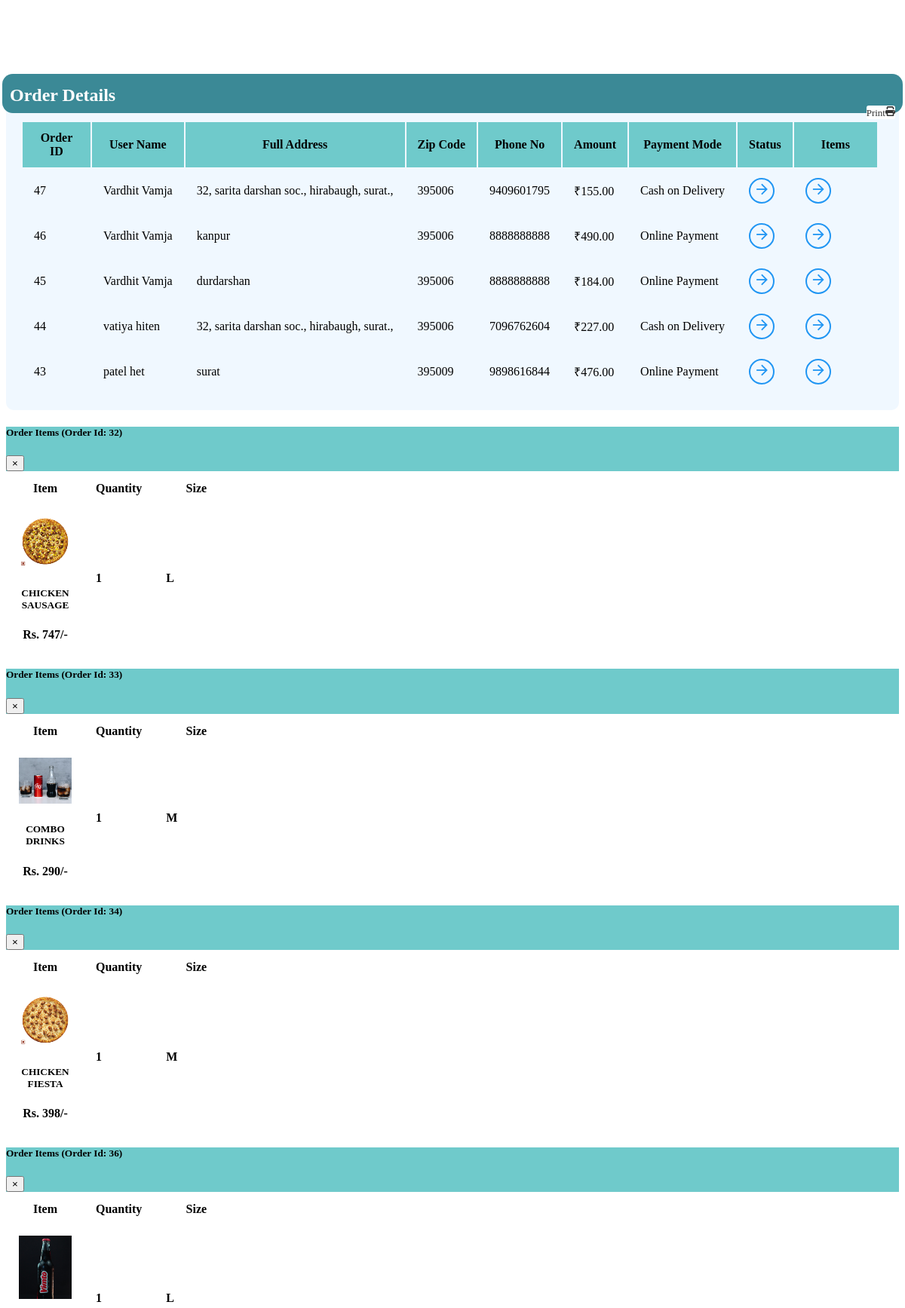
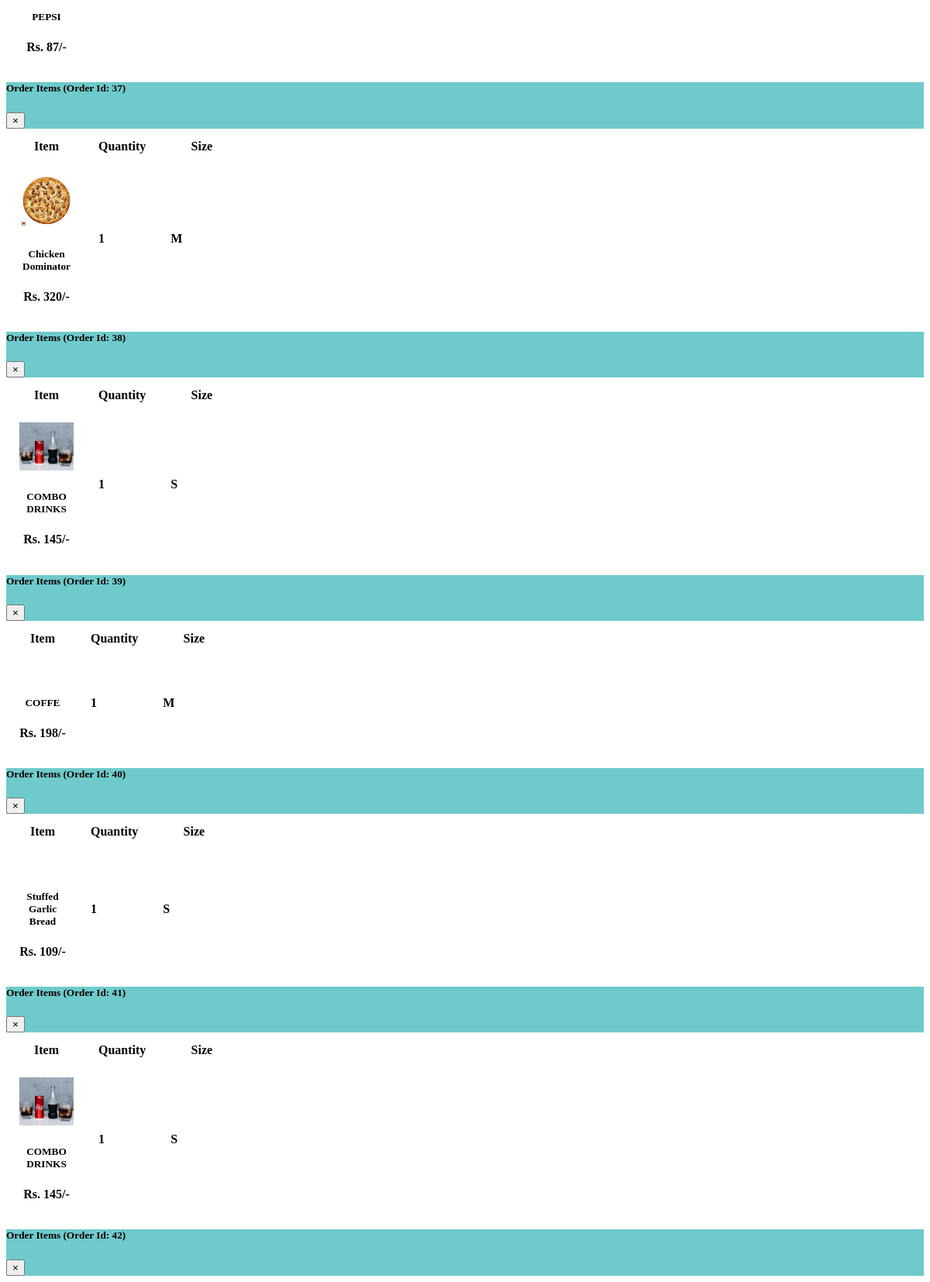
Screenshot of /deliveryboy/orderDetails.php (signed in, upper part) with the database file from the repository (2 pictures, top to bottom).
### tables this page shows
CREATE TABLE `orders` (
  `orderId` int(11) NOT NULL,
  `userId` int(21) NOT NULL,
  `address` varchar(255) NOT NULL,
  `zipCode` int(21) NOT NULL,
  `phoneNo` bigint(21) NOT NULL,
  `amount` decimal(10,2) DEFAULT NULL,
  `payment_id` varchar(100) DEFAULT NULL,
  `paymentMode` enum('0','1') NOT NULL DEFAULT '0' COMMENT '0=cod,1=online',
  `orderStatus` enum('0','1','2','3','4','5','6') NOT NULL DEFAULT '0',
  `size` enum('S','M','L') NOT NULL DEFAULT 'M',
  `createdAt` datetime NOT NULL DEFAULT current_timestamp(),
  `status` enum('pending','completed','cancelled') NOT NULL DEFAULT 'pending',
  `delivery_boy_id` int(11) DEFAULT NULL,
  `deliveryTime` int(11) DEFAULT NULL COMMENT 'Delivery time in minutes',
  `finalDeliveryTime` int(11) DEFAULT NULL
);

CREATE TABLE `users` (
  `id` int(21) NOT NULL,
  `username` varchar(21) NOT NULL,
  `firstName` varchar(21) NOT NULL,
  `lastName` varchar(21) NOT NULL,
  `profilePic` varchar(255) DEFAULT NULL,
  `email` varchar(35) NOT NULL,
  `phone` bigint(20) NOT NULL,
  `password` varchar(255) NOT NULL,
  `joinDate` datetime NOT NULL DEFAULT current_timestamp(),
  `status` enum('active','blocked') NOT NULL DEFAULT 'active'
);

CREATE TABLE `orderitems` (
  `id` int(21) NOT NULL,
  `orderId` int(21) NOT NULL,
  `itemId` int(21) NOT NULL,
  `itemQuantity` int(100) NOT NULL,
  `size` varchar(255) NOT NULL DEFAULT 'M',
  `status` enum('available','out_of_stock') NOT NULL DEFAULT 'available'
);

CREATE TABLE `item` (
  `itemId` int(12) NOT NULL,
  `itemName` varchar(255) NOT NULL,
  `itemImage` varchar(255) DEFAULT NULL,
  `itemPrice` int(12) NOT NULL,
  `itemDesc` text NOT NULL,
  `itemCategorieId` int(12) NOT NULL,
  `itemPubDate` datetime NOT NULL DEFAULT current_timestamp(),
  `status` enum('available','unavailable') NOT NULL DEFAULT 'available'
);

### deliveryboy/partials/_orderItemModal.php (the view, shortened to what this page needs)
<?php
$itemModalSql = "SELECT * FROM `orders`";
$itemModalResult = mysqli_query($conn, $itemModalSql);
while($itemModalRow = mysqli_fetch_assoc($itemModalResult)){
    $orderid = $itemModalRow['orderId'];
?>
<div class="modal fade" id="orderItem<?php echo $orderid; ?>" tabindex="-1" role="dialog" aria-labelledby="orderItem<?php echo $orderid; ?>" aria-hidden="true" style="width: -webkit-fill-available;">
    <div class="modal-dialog modal-dialog-centered modal-lg" role="document">
        <div class="modal-content">
            <div class="modal-header" style="background-color: rgb(111 202 203);">
                <h5 class="modal-title" id="orderItem<?php echo $orderid; ?>">Order Items (<b>Order Id: <?php echo $orderid; ?></b>)</h5>
                <button type="button" class="close" data-dismiss="modal" aria-label="Close">
                    <span aria-hidden="true">&times;</span>
                </button>
            </div>
            <div class="modal-body">
                <div class="container">
                    <div class="row">
                        <div class="table-responsive">
                            <table class="table text">
                            <thead>
                                <tr>
                                    <th scope="col" class="border-0 bg-light">
                                        <div class="px-3">Item</div>
                                    </th>
                                    <th scope="col" class="border-0 bg-light">
                                        <div class="text-center">Quantity</div>
                                    </th>
                                    <th scope="col" class="border-0 bg-light">
                                        <div class="text-center">Size</div>
                                    </th>
                                </tr>
                            </thead>
                            <tbody>
                                <?php
                                    $mysql = "SELECT * FROM `orderitems` WHERE orderId = $orderid";
                                    $myresult = mysqli_query($conn, $mysql);
                                    while($myrow = mysqli_fetch_assoc($myresult)){
                                        $itemId = $myrow['itemId'];
                                        $itemQuantity = $myrow['itemQuantity'];
                                        $size = $myrow['size'];
                                        $itemsql = "SELECT * FROM `item` WHERE itemId = $itemId";
                                        $itemresult = mysqli_query($conn, $itemsql);
                                        $itemrow = mysqli_fetch_assoc($itemresult);
                                        $itemName = $itemrow['itemName'];
                                        $itemPrice = $itemrow['itemPrice'];
                                        if ($size == "M") {
                                            $itemPrice *= 2;
                                        } elseif ($size == "L") {
                                            $itemPrice *= 3;
                                        }
                                        echo '<tr>
                                                <th scope="row">
                                                    <div class="p-2">
                                                    <img src="/OnlinePizzaDelivery/img/pizza-'.$itemId. '.jpg" alt="" width="70" class="img-fluid rounded shadow-sm">
                                                    <div class="ml-3 d-inline-block align-middle">
                                                        <h5 class="mb-0"> '.$itemName. '</h5><span class="text-muted font-weight-normal font-italic d-block">Rs. ' .$itemPrice. '/-</span>
                                                    </div>
                                                    </div>
                                                </th>
                                                <td class="align-middle text-center"><strong>' .$itemQuantity. '</strong></td>
                                                <td class="align-middle text-center"><strong>' .$size. '</strong></td>
                                            </tr>';
                                    }
                                ?>
                            </tbody>
                            </table>
                        </div>
                    </div>
                </div>
            </div>
        </div>
    </div>
</div>
<?php
}
?>

### deliveryboy/orderDetails.php (shortened to what this page needs)
<?php
include 'partials/_dbconnect.php';
if (isset($_SESSION['loggedin']) && $_SESSION['loggedin'] === true && isset($_SESSION['role']) && $_SESSION['role'] === 'delivery_boy') {
    $deliveryboyId = $_SESSION['deliveryboy_id'];
} else {
    header("location: /OnlinePizzaDelivery/index.php");
    exit();
}
$query = "SELECT o.*, u.firstName, u.lastName, d.first_name AS deliveryBoyFirstName, d.last_name AS deliveryBoyLastName
          FROM orders o
          INNER JOIN users u ON o.userId = u.id
          INNER JOIN delivery_boys d ON o.delivery_boy_id = d.id
          WHERE o.delivery_boy_id = ?
          ORDER BY o.orderId DESC";
$stmt = $conn->prepare($query);
$stmt->bind_param("i", $deliveryboyId);
$stmt->execute();
$result = $stmt->get_result();
?>
<!DOCTYPE html>
<html lang="en">
<head>
</head>
<body>
    <div class="container" style="margin-top:98px; background: aliceblue; padding: 20px; border-radius: 10px;">
        <div class="table-wrapper">
            <div class="table-title" style="border-radius: 14px; background: #3b8996; padding: 10px; color: white;">
                <div class="row">
                    <div class="col-sm-4">
                        <h2>Order <b>Details</b></h2>
                    </div>
                    <div class="col-sm-8 text-right">
                        <a href="#" onclick="window.print()" class="btn btn-info"><i class="fa fa-print"></i> <span>Print</span></a>
                    </div>
                </div>
            </div>
            <table class="table table-striped table-hover text-center position-center">
                <thead style="background-color: rgb(111, 202, 203);">
                    <tr>
                        <th>Order ID</th>
                        <th>User Name</th>
                        <th>Full Address</th>
                        <th>Zip Code</th>
                        <th>Phone No</th>
                        <th>Amount</th>
                        <th>Payment Mode</th>
                        <th>Status</th>
                        <th>Items</th>
                    </tr>
                </thead>
                <tbody>
                <?php if ($result->num_rows > 0): ?>
                    <?php while ($order = $result->fetch_assoc()): ?>
                        <tr>
                            <td><?php echo htmlspecialchars($order['orderId']); ?></td>
                            <td><?php echo htmlspecialchars($order['firstName'] . ' ' . $order['lastName']); ?></td>
                            <td><?php echo htmlspecialchars($order['address']); ?></td>
                            <td><?php echo htmlspecialchars($order['zipCode']); ?></td>
                            <td><?php echo htmlspecialchars($order['phoneNo']); ?></td>
                            <td>₹<?php echo htmlspecialchars($order['amount']); ?></td>
                            <td><?php echo ($order['paymentMode'] == '0') ? 'Cash on Delivery' : 'Online Payment'; ?></td>
                            <td><a href="#" data-toggle="modal" data-target="#orderStatus<?php echo $order['orderId']; ?>" class="view"><i class="material-icons">&#xE5C8;</i></a></td>
                            <td><a href="#" data-toggle="modal" data-target="#orderItem<?php echo $order['orderId']; ?>" class="view"><i class="material-icons">&#xE5C8;</i></a></td>
                        </tr>
                    <?php endwhile; ?>
                <?php else: ?>
                    <tr>
                        <td colspan="9" class="text-center">No orders found</td>
                    </tr>
                <?php endif; ?>
                </tbody>
            </table>
        </div>
    </div>
    <?php include 'partials/_orderItemModal.php';?>
</body>
</html>

### deliveryboy/orderDetails.php (style rules this page uses)
.table-wrapper .btn { float: right; color: #333; background-color: #fff; border-radius: 3px; border: none; outline: none !important; margin-left: 10px; }
.table-title .btn { font-size: 13px; border: none; }
.table-title .btn span { float: left; margin-top: 2px; }
.table-title { color: #fff; background: #4b5366; padding: 16px 25px; margin: -20px -25px 10px; border-radius: 3px 3px 0 0; }
.table-title h2 { margin: 5px 0 0; font-size: 24px; }
table.table tr th, table.table tr td { border-color: #e9e9e9; padding: 12px 15px; vertical-align: middle; }
table.table tr th:first-child { width: 60px; }
table.table tr th:last-child { width: 80px; }
table.table td a { font-weight: bold; color: #566787; display: inline-block; text-decoration: none; }
table.table td a.view { width: 30px; height: 30px; color: #2196F3; border: 2px solid; border-radius: 30px; text-align: center; }
table.table td a.view i { font-size: 22px; margin: 2px 0 0 1px; }
table { counter-reset: section; }

### rows the page displays
orders: orderId "47", userId.lastName "Vardhit Vamja", address "32, sarita darshan soc., hirabaugh, surat.,", zipCode "395006", phoneNo "9409601795", amount "155.00", paymentMode "Cash on Delivery"
orders: orderId "46", userId.lastName "Vardhit Vamja", address "kanpur", zipCode "395006", phoneNo "8888888888", amount "490.00", paymentMode "Online Payment"
orders: orderId "45", userId.lastName "Vardhit Vamja", address "durdarshan", zipCode "395006", phoneNo "8888888888", amount "184.00", paymentMode "Online Payment"
orders: orderId "44", userId.lastName "vatiya hiten", address "32, sarita darshan soc., hirabaugh, surat.,", zipCode "395006", phoneNo "7096762604", amount "227.00", paymentMode "Cash on Delivery"
orders: orderId "43", userId.lastName "patel het", address "surat", zipCode "395009", phoneNo "9898616844", amount "476.00", paymentMode "Online Payment"
orders: orderId "32"
orderitems: shows a picture, itemId.itemName "CHICKEN SAUSAGE", itemPrice "747", itemQuantity "1", size "L"
orders: orderId "33"
orderitems: itemId.itemName "COMBO DRINKS", itemPrice "290", itemQuantity "1", size "M"
orders: orderId "34"
orderitems: shows a picture, itemId.itemName "CHICKEN FIESTA", itemPrice "398", itemQuantity "1", size "M"
orders: orderId "36"
orderitems: shows a picture, itemId.itemName "PEPSI", itemPrice "87", itemQuantity "1", size "L"
orders: orderId "37"
orderitems: shows a picture, itemId.itemName "Chicken Dominator", itemPrice "320", itemQuantity "1", size "M"
orders: orderId "38"
orderitems: itemId.itemName "COMBO DRINKS", itemId.itemPrice "145", itemQuantity "1", size "S"
orders: orderId "39"
orderitems: itemId.itemName "COFFE", itemPrice "198", itemQuantity "1", size "M"
orders: orderId "40"
orderitems: itemId.itemName "Stuffed Garlic Bread", itemId.itemPrice "109", itemQuantity "1", size "S"
orders: orderId "41"
orderitems: itemId.itemName "COMBO DRINKS", itemId.itemPrice "145", itemQuantity "1", size "S"
orders: orderId "42"
